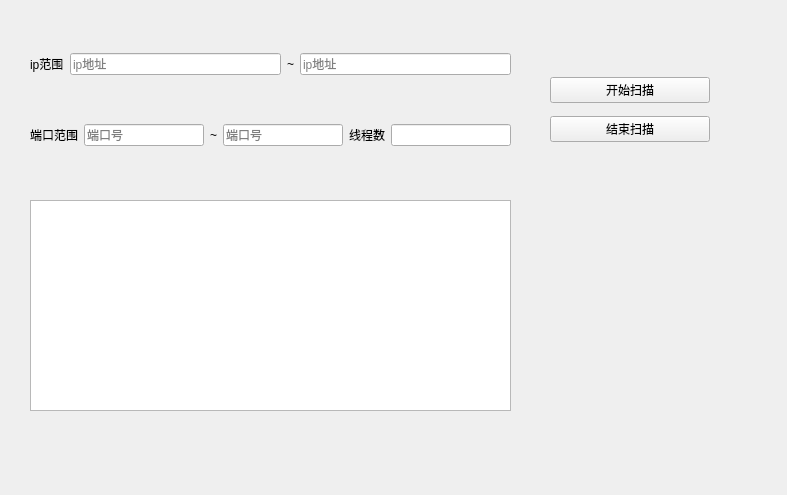
<?xml version="1.0" encoding="UTF-8"?>
<ui version="4.0">
 <class>widget</class>
 <widget class="QWidget" name="widget">
  <property name="geometry">
   <rect>
    <x>0</x>
    <y>0</y>
    <width>787</width>
    <height>495</height>
   </rect>
  </property>
  <property name="windowTitle">
   <string>扫描器</string>
  </property>
  <widget class="QWidget" name="verticalLayoutWidget">
   <property name="geometry">
    <rect>
     <x>30</x>
     <y>10</y>
     <width>481</width>
     <height>181</height>
    </rect>
   </property>
   <layout class="QVBoxLayout" name="verticalLayout">
    <item>
     <layout class="QHBoxLayout" name="horizontalLayout">
      <item>
       <widget class="QLabel" name="label_2">
        <property name="text">
         <string>ip范围</string>
        </property>
       </widget>
      </item>
      <item>
       <widget class="QLineEdit" name="lineEdit">
        <property name="placeholderText">
         <string>ip地址</string>
        </property>
       </widget>
      </item>
      <item>
       <widget class="QLabel" name="label_3">
        <property name="text">
         <string>~</string>
        </property>
       </widget>
      </item>
      <item>
       <widget class="QLineEdit" name="lineEdit_2">
        <property name="placeholderText">
         <string>ip地址</string>
        </property>
       </widget>
      </item>
     </layout>
    </item>
    <item>
     <layout class="QHBoxLayout" name="horizontalLayout_2">
      <item>
       <widget class="QLabel" name="label_4">
        <property name="text">
         <string>端口范围</string>
        </property>
       </widget>
      </item>
      <item>
       <widget class="QLineEdit" name="lineEdit_3">
        <property name="placeholderText">
         <string>端口号</string>
        </property>
       </widget>
      </item>
      <item>
       <widget class="QLabel" name="label_5">
        <property name="text">
         <string>~</string>
        </property>
       </widget>
      </item>
      <item>
       <widget class="QLineEdit" name="lineEdit_4">
        <property name="placeholderText">
         <string>端口号</string>
        </property>
       </widget>
      </item>
      <item>
       <widget class="QLabel" name="label_6">
        <property name="text">
         <string>线程数</string>
        </property>
       </widget>
      </item>
      <item>
       <widget class="QLineEdit" name="lineEdit_5"/>
      </item>
     </layout>
    </item>
   </layout>
  </widget>
  <widget class="QWidget" name="verticalLayoutWidget_2">
   <property name="geometry">
    <rect>
     <x>550</x>
     <y>70</y>
     <width>160</width>
     <height>80</height>
    </rect>
   </property>
   <layout class="QVBoxLayout" name="verticalLayout_2">
    <item>
     <widget class="QPushButton" name="pushButton">
      <property name="text">
       <string>开始扫描</string>
      </property>
     </widget>
    </item>
    <item>
     <widget class="QPushButton" name="pushButton_2">
      <property name="text">
       <string>结束扫描</string>
      </property>
     </widget>
    </item>
   </layout>
  </widget>
  <widget class="QTextBrowser" name="textBrowser">
   <property name="geometry">
    <rect>
     <x>30</x>
     <y>200</y>
     <width>481</width>
     <height>211</height>
    </rect>
   </property>
  </widget>
 </widget>
 <resources/>
 <connections/>
</ui>
